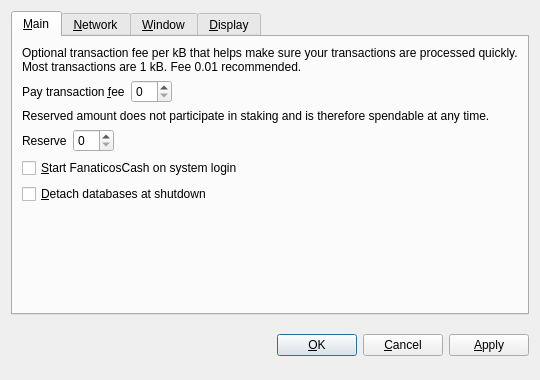
<?xml version="1.0" encoding="UTF-8"?>
<ui version="4.0">
 <class>OptionsDialog</class>
 <widget class="QDialog" name="OptionsDialog">
  <property name="geometry">
   <rect>
    <x>0</x>
    <y>0</y>
    <width>540</width>
    <height>380</height>
   </rect>
  </property>
  <property name="windowTitle">
   <string>Options</string>
  </property>
  <property name="styleSheet">
   <string notr="true">font: 75 12pt &quot;Century Gothic&quot;;</string>
  </property>
  <property name="modal">
   <bool>true</bool>
  </property>
  <layout class="QVBoxLayout" name="verticalLayout">
   <item>
    <widget class="QTabWidget" name="tabWidget">
     <property name="styleSheet">
      <string notr="true">font: 75 10pt &quot;Century Gothic&quot;;</string>
     </property>
     <property name="tabPosition">
      <enum>QTabWidget::North</enum>
     </property>
     <property name="currentIndex">
      <number>0</number>
     </property>
     <widget class="QWidget" name="tabMain">
      <attribute name="title">
       <string>&amp;Main</string>
      </attribute>
      <layout class="QVBoxLayout" name="verticalLayout_Main">
       <item>
        <widget class="QLabel" name="transactionFeeInfoLabel">
         <property name="text">
          <string>Optional transaction fee per kB that helps make sure your transactions are processed quickly. Most transactions are 1 kB. Fee 0.01 recommended.</string>
         </property>
         <property name="textFormat">
          <enum>Qt::PlainText</enum>
         </property>
         <property name="wordWrap">
          <bool>true</bool>
         </property>
        </widget>
       </item>
       <item>
        <layout class="QHBoxLayout" name="horizontalLayoutFee">
         <item>
          <widget class="QLabel" name="transactionFeeLabel">
           <property name="text">
            <string>Pay transaction &amp;fee</string>
           </property>
           <property name="textFormat">
            <enum>Qt::PlainText</enum>
           </property>
           <property name="buddy">
            <cstring>transactionFee</cstring>
           </property>
          </widget>
         </item>
         <item>
          <widget class="BitcoinAmountField" name="transactionFee">
           <property name="styleSheet">
            <string notr="true">font: 75 10pt &quot;Century Gothic&quot;;</string>
           </property>
          </widget>
         </item>
         <item>
          <spacer name="horizontalSpacerFee">
           <property name="orientation">
            <enum>Qt::Horizontal</enum>
           </property>
           <property name="sizeHint" stdset="0">
            <size>
             <width>40</width>
             <height>20</height>
            </size>
           </property>
          </spacer>
         </item>
        </layout>
       </item>
       <item>
        <widget class="QLabel" name="reserveBalanceInfoLabel">
         <property name="text">
          <string>Reserved amount does not participate in staking and is therefore spendable at any time.</string>
         </property>
         <property name="textFormat">
          <enum>Qt::PlainText</enum>
         </property>
         <property name="wordWrap">
          <bool>true</bool>
         </property>
        </widget>
       </item>
       <item>
        <layout class="QHBoxLayout" name="horizontalLayoutReserveBalance">
         <item>
          <widget class="QLabel" name="reserveBalanceLabel">
           <property name="text">
            <string>Reserve</string>
           </property>
           <property name="textFormat">
            <enum>Qt::PlainText</enum>
           </property>
           <property name="buddy">
            <cstring>reserveBalance</cstring>
           </property>
          </widget>
         </item>
         <item>
          <widget class="BitcoinAmountField" name="reserveBalance">
           <property name="styleSheet">
            <string notr="true">font: 75 10pt &quot;Century Gothic&quot;;</string>
           </property>
          </widget>
         </item>
         <item>
          <spacer name="horizontalSpacerReserveBalance">
           <property name="orientation">
            <enum>Qt::Horizontal</enum>
           </property>
           <property name="sizeHint" stdset="0">
            <size>
             <width>40</width>
             <height>20</height>
            </size>
           </property>
          </spacer>
         </item>
        </layout>
       </item>
       <item>
        <widget class="QCheckBox" name="bitcoinAtStartup">
         <property name="toolTip">
          <string>Automatically start FanaticosCash after logging in to the system.</string>
         </property>
         <property name="text">
          <string>&amp;Start FanaticosCash on system login</string>
         </property>
        </widget>
       </item>
       <item>
        <widget class="QCheckBox" name="detachDatabases">
         <property name="toolTip">
          <string>Detach block and address databases at shutdown. This means they can be moved to another data directory, but it slows down shutdown. The wallet is always detached.</string>
         </property>
         <property name="text">
          <string>&amp;Detach databases at shutdown</string>
         </property>
        </widget>
       </item>
       <item>
        <spacer name="verticalSpacer_Main">
         <property name="orientation">
          <enum>Qt::Vertical</enum>
         </property>
         <property name="sizeHint" stdset="0">
          <size>
           <width>20</width>
           <height>40</height>
          </size>
         </property>
        </spacer>
       </item>
      </layout>
     </widget>
     <widget class="QWidget" name="tabNetwork">
      <attribute name="title">
       <string>&amp;Network</string>
      </attribute>
      <layout class="QVBoxLayout" name="verticalLayout_Network">
       <item>
        <widget class="QCheckBox" name="mapPortUpnp">
         <property name="toolTip">
          <string>Automatically open the FanaticosCash client port on the router. This only works when your router supports UPnP and it is enabled.</string>
         </property>
         <property name="text">
          <string>Map port using &amp;UPnP</string>
         </property>
        </widget>
       </item>
       <item>
        <widget class="QCheckBox" name="connectSocks">
         <property name="toolTip">
          <string>Connect to the FanaticosCash network through a SOCKS proxy (e.g. when connecting through Tor).</string>
         </property>
         <property name="text">
          <string>&amp;Connect through SOCKS proxy:</string>
         </property>
        </widget>
       </item>
       <item>
        <layout class="QHBoxLayout" name="horizontalLayout_Network">
         <item>
          <widget class="QLabel" name="proxyIpLabel">
           <property name="text">
            <string>Proxy &amp;IP:</string>
           </property>
           <property name="textFormat">
            <enum>Qt::PlainText</enum>
           </property>
           <property name="buddy">
            <cstring>proxyIp</cstring>
           </property>
          </widget>
         </item>
         <item>
          <widget class="QValidatedLineEdit" name="proxyIp">
           <property name="maximumSize">
            <size>
             <width>140</width>
             <height>16777215</height>
            </size>
           </property>
           <property name="toolTip">
            <string>IP address of the proxy (e.g. 127.0.0.1)</string>
           </property>
           <property name="styleSheet">
            <string notr="true">font: 10pt &quot;Arial Narrow&quot;;</string>
           </property>
          </widget>
         </item>
         <item>
          <widget class="QLabel" name="proxyPortLabel">
           <property name="text">
            <string>&amp;Port:</string>
           </property>
           <property name="textFormat">
            <enum>Qt::PlainText</enum>
           </property>
           <property name="buddy">
            <cstring>proxyPort</cstring>
           </property>
          </widget>
         </item>
         <item>
          <widget class="QLineEdit" name="proxyPort">
           <property name="maximumSize">
            <size>
             <width>55</width>
             <height>16777215</height>
            </size>
           </property>
           <property name="toolTip">
            <string>Port of the proxy (e.g. 9050)</string>
           </property>
          </widget>
         </item>
         <item>
          <widget class="QLabel" name="socksVersionLabel">
           <property name="text">
            <string>SOCKS &amp;Version:</string>
           </property>
           <property name="textFormat">
            <enum>Qt::PlainText</enum>
           </property>
           <property name="buddy">
            <cstring>socksVersion</cstring>
           </property>
          </widget>
         </item>
         <item>
          <widget class="QValueComboBox" name="socksVersion">
           <property name="toolTip">
            <string>SOCKS version of the proxy (e.g. 5)</string>
           </property>
           <property name="styleSheet">
            <string notr="true">font: 10pt &quot;Arial Narrow&quot;;</string>
           </property>
          </widget>
         </item>
         <item>
          <spacer name="horizontalSpacer_Network">
           <property name="orientation">
            <enum>Qt::Horizontal</enum>
           </property>
           <property name="sizeHint" stdset="0">
            <size>
             <width>40</width>
             <height>20</height>
            </size>
           </property>
          </spacer>
         </item>
        </layout>
       </item>
       <item>
        <spacer name="verticalSpacer_Network">
         <property name="orientation">
          <enum>Qt::Vertical</enum>
         </property>
         <property name="sizeHint" stdset="0">
          <size>
           <width>20</width>
           <height>40</height>
          </size>
         </property>
        </spacer>
       </item>
      </layout>
     </widget>
     <widget class="QWidget" name="tabWindow">
      <attribute name="title">
       <string>&amp;Window</string>
      </attribute>
      <layout class="QVBoxLayout" name="verticalLayout_Window">
       <item>
        <widget class="QCheckBox" name="minimizeToTray">
         <property name="toolTip">
          <string>Show only a tray icon after minimizing the window.</string>
         </property>
         <property name="text">
          <string>&amp;Minimize to the tray instead of the taskbar</string>
         </property>
        </widget>
       </item>
       <item>
        <widget class="QCheckBox" name="minimizeOnClose">
         <property name="toolTip">
          <string>Minimize instead of exit the application when the window is closed. When this option is enabled, the application will be closed only after selecting Quit in the menu.</string>
         </property>
         <property name="text">
          <string>M&amp;inimize on close</string>
         </property>
        </widget>
       </item>
       <item>
        <spacer name="verticalSpacer_Window">
         <property name="orientation">
          <enum>Qt::Vertical</enum>
         </property>
         <property name="sizeHint" stdset="0">
          <size>
           <width>20</width>
           <height>40</height>
          </size>
         </property>
        </spacer>
       </item>
      </layout>
     </widget>
     <widget class="QWidget" name="tabDisplay">
      <attribute name="title">
       <string>&amp;Display</string>
      </attribute>
      <layout class="QVBoxLayout" name="verticalLayout_Display">
       <item>
        <layout class="QHBoxLayout" name="horizontalLayout_1_Display">
         <item>
          <widget class="QLabel" name="langLabel">
           <property name="text">
            <string>User Interface &amp;language:</string>
           </property>
           <property name="textFormat">
            <enum>Qt::PlainText</enum>
           </property>
           <property name="buddy">
            <cstring>lang</cstring>
           </property>
          </widget>
         </item>
         <item>
          <widget class="QValueComboBox" name="lang">
           <property name="toolTip">
            <string>The user interface language can be set here. This setting will take effect after restarting FanaticosCash.</string>
           </property>
           <property name="styleSheet">
            <string notr="true">font: 10pt &quot;Arial Narrow&quot;;</string>
           </property>
          </widget>
         </item>
        </layout>
       </item>
       <item>
        <layout class="QHBoxLayout" name="horizontalLayout_2_Display">
         <item>
          <widget class="QLabel" name="unitLabel">
           <property name="text">
            <string>&amp;Unit to show amounts in:</string>
           </property>
           <property name="textFormat">
            <enum>Qt::PlainText</enum>
           </property>
           <property name="buddy">
            <cstring>unit</cstring>
           </property>
          </widget>
         </item>
         <item>
          <widget class="QValueComboBox" name="unit">
           <property name="toolTip">
            <string>Choose the default subdivision unit to show in the interface and when sending coins.</string>
           </property>
           <property name="styleSheet">
            <string notr="true">font: 10pt &quot;Arial Narrow&quot;;</string>
           </property>
          </widget>
         </item>
        </layout>
       </item>
       <item>
        <widget class="QCheckBox" name="displayAddresses">
         <property name="toolTip">
          <string>Whether to show FanaticosCash addresses in the transaction list or not.</string>
         </property>
         <property name="text">
          <string>&amp;Display addresses in transaction list</string>
         </property>
        </widget>
       </item>
       <item>
        <widget class="QCheckBox" name="coinControlFeatures">
         <property name="toolTip">
          <string>Whether to show coin control features or not.</string>
         </property>
         <property name="text">
          <string>Display coin &amp;control features (experts only!)</string>
         </property>
        </widget>
       </item>
       <item>
        <spacer name="verticalSpacer_Display">
         <property name="orientation">
          <enum>Qt::Vertical</enum>
         </property>
         <property name="sizeHint" stdset="0">
          <size>
           <width>20</width>
           <height>40</height>
          </size>
         </property>
        </spacer>
       </item>
      </layout>
     </widget>
    </widget>
   </item>
   <item>
    <layout class="QHBoxLayout" name="horizontalLayout_Buttons">
     <item>
      <spacer name="horizontalSpacer_1">
       <property name="orientation">
        <enum>Qt::Horizontal</enum>
       </property>
       <property name="sizeHint" stdset="0">
        <size>
         <width>40</width>
         <height>48</height>
        </size>
       </property>
      </spacer>
     </item>
     <item>
      <widget class="QLabel" name="statusLabel">
       <property name="font">
        <font>
         <family>Century Gothic</family>
         <pointsize>12</pointsize>
         <weight>9</weight>
         <italic>false</italic>
         <bold>false</bold>
        </font>
       </property>
       <property name="text">
        <string/>
       </property>
       <property name="textFormat">
        <enum>Qt::PlainText</enum>
       </property>
       <property name="wordWrap">
        <bool>true</bool>
       </property>
      </widget>
     </item>
     <item>
      <spacer name="horizontalSpacer_2">
       <property name="orientation">
        <enum>Qt::Horizontal</enum>
       </property>
       <property name="sizeHint" stdset="0">
        <size>
         <width>40</width>
         <height>48</height>
        </size>
       </property>
      </spacer>
     </item>
     <item>
      <widget class="QPushButton" name="okButton">
       <property name="styleSheet">
        <string notr="true">font: 75 9pt &quot;Century Gothic&quot;;</string>
       </property>
       <property name="text">
        <string>&amp;OK</string>
       </property>
      </widget>
     </item>
     <item>
      <widget class="QPushButton" name="cancelButton">
       <property name="styleSheet">
        <string notr="true">font: 75 9pt &quot;Century Gothic&quot;;</string>
       </property>
       <property name="text">
        <string>&amp;Cancel</string>
       </property>
       <property name="autoDefault">
        <bool>false</bool>
       </property>
      </widget>
     </item>
     <item>
      <widget class="QPushButton" name="applyButton">
       <property name="styleSheet">
        <string notr="true">font: 75 9pt &quot;Century Gothic&quot;;</string>
       </property>
       <property name="text">
        <string>&amp;Apply</string>
       </property>
       <property name="autoDefault">
        <bool>false</bool>
       </property>
      </widget>
     </item>
    </layout>
   </item>
  </layout>
 </widget>
 <customwidgets>
  <customwidget>
   <class>BitcoinAmountField</class>
   <extends>QSpinBox</extends>
   <header>bitcoinamountfield.h</header>
   <container>1</container>
  </customwidget>
  <customwidget>
   <class>QValueComboBox</class>
   <extends>QComboBox</extends>
   <header>qvaluecombobox.h</header>
  </customwidget>
  <customwidget>
   <class>QValidatedLineEdit</class>
   <extends>QLineEdit</extends>
   <header>qvalidatedlineedit.h</header>
  </customwidget>
 </customwidgets>
 <resources/>
 <connections/>
</ui>
